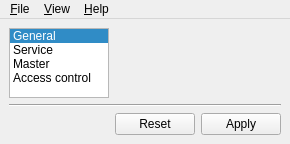
<?xml version="1.0" encoding="UTF-8"?>
<ui version="4.0">
 <class>MainWindow</class>
 <widget class="QMainWindow" name="MainWindow">
  <property name="windowTitle">
   <string>Veyon Configurator</string>
  </property>
  <property name="windowIcon">
   <iconset resource="../resources/configurator.qrc">
    <normaloff>:/configurator/hamonize-configurator.png</normaloff>:/configurator/hamonize-configurator.png</iconset>
  </property>
  <widget class="QWidget" name="centralwidget">
   <layout class="QGridLayout" name="centralLayout" columnstretch="0,1">
    <item row="0" column="1">
     <widget class="QStackedWidget" name="configPages">
      <property name="currentIndex">
       <number>0</number>
      </property>
      <widget class="GeneralConfigurationPage" name="generalConfigurationPage"/>
      <widget class="ServiceConfigurationPage" name="serviceConfigurationPage"/>
      <widget class="MasterConfigurationPage" name="masterConfigurationPage"/>
      <widget class="AccessControlPage" name="accessControlPage"/>
     </widget>
    </item>
    <item row="0" column="0">
     <widget class="QListWidget" name="pageSelector">
      <property name="verticalScrollBarPolicy">
       <enum>Qt::ScrollBarAsNeeded</enum>
      </property>
      <property name="horizontalScrollBarPolicy">
       <enum>Qt::ScrollBarAlwaysOff</enum>
      </property>
      <property name="sizeAdjustPolicy">
       <enum>QAbstractScrollArea::AdjustToContents</enum>
      </property>
      <property name="iconSize">
       <size>
        <width>48</width>
        <height>48</height>
       </size>
      </property>
      <property name="textElideMode">
       <enum>Qt::ElideNone</enum>
      </property>
      <property name="spacing">
       <number>4</number>
      </property>
      <property name="viewMode">
       <enum>QListView::ListMode</enum>
      </property>
      <property name="uniformItemSizes">
       <bool>true</bool>
      </property>
      <property name="currentRow">
       <number>0</number>
      </property>
      <item>
       <property name="text">
        <string>General</string>
       </property>
       <property name="icon">
        <iconset resource="../resources/configurator.qrc">
         <normaloff>:/configurator/configure-shortcuts.png</normaloff>:/configurator/configure-shortcuts.png</iconset>
       </property>
       <property name="flags">
        <set>ItemIsSelectable|ItemIsUserCheckable|ItemIsEnabled</set>
       </property>
      </item>
      <item>
       <property name="text">
        <string>Service</string>
       </property>
       <property name="icon">
        <iconset resource="../resources/configurator.qrc">
         <normaloff>:/configurator/application-x-sharedlib.png</normaloff>:/configurator/application-x-sharedlib.png</iconset>
       </property>
       <property name="flags">
        <set>ItemIsSelectable|ItemIsUserCheckable|ItemIsEnabled</set>
       </property>
      </item>
      <item>
       <property name="text">
        <string>Master</string>
       </property>
       <property name="icon">
        <iconset resource="../resources/configurator.qrc">
         <normaloff>:/configurator/application-x-ms-dos-executable.png</normaloff>:/configurator/application-x-ms-dos-executable.png</iconset>
       </property>
       <property name="flags">
        <set>ItemIsSelectable|ItemIsUserCheckable|ItemIsEnabled</set>
       </property>
      </item>
      <item>
       <property name="text">
        <string>Access control</string>
       </property>
       <property name="icon">
        <iconset resource="../resources/configurator.qrc">
         <normaloff>:/configurator/network-vpn.png</normaloff>:/configurator/network-vpn.png</iconset>
       </property>
       <property name="flags">
        <set>ItemIsSelectable|ItemIsUserCheckable|ItemIsEnabled</set>
       </property>
      </item>
     </widget>
    </item>
    <item row="2" column="1">
     <widget class="QDialogButtonBox" name="buttonBox">
      <property name="standardButtons">
       <set>QDialogButtonBox::Apply|QDialogButtonBox::Reset</set>
      </property>
      <property name="centerButtons">
       <bool>true</bool>
      </property>
     </widget>
    </item>
    <item row="1" column="0" colspan="2">
     <widget class="Line" name="line">
      <property name="orientation">
       <enum>Qt::Horizontal</enum>
      </property>
     </widget>
    </item>
   </layout>
  </widget>
  <widget class="QMenuBar" name="menubar">
   <widget class="QMenu" name="menu_File">
    <property name="title">
     <string>&amp;File</string>
    </property>
    <addaction name="actionLoadSettings"/>
    <addaction name="actionSaveSettings"/>
    <addaction name="separator"/>
    <addaction name="actionResetConfiguration"/>
    <addaction name="separator"/>
    <addaction name="actionQuit"/>
   </widget>
   <widget class="QMenu" name="menu_Help">
    <property name="title">
     <string>&amp;Help</string>
    </property>
    <addaction name="actionAboutVeyon"/>
    <addaction name="actionAboutQt"/>
   </widget>
   <widget class="QMenu" name="menu_View">
    <property name="title">
     <string>&amp;View</string>
    </property>
    <addaction name="viewModeStandard"/>
    <addaction name="viewModeAdvanced"/>
   </widget>
   <addaction name="menu_File"/>
   <addaction name="menu_View"/>
   <addaction name="menu_Help"/>
  </widget>
  <action name="actionQuit">
   <property name="text">
    <string>&amp;Quit</string>
   </property>
   <property name="shortcut">
    <string>Ctrl+Q</string>
   </property>
  </action>
  <action name="actionSaveSettings">
   <property name="icon">
    <iconset resource="../../core/resources/core.qrc">
     <normaloff>:/core/document-save.png</normaloff>:/core/document-save.png</iconset>
   </property>
   <property name="text">
    <string>&amp;Save settings to file</string>
   </property>
   <property name="toolTip">
    <string>Save settings to file</string>
   </property>
   <property name="shortcut">
    <string>Ctrl+S</string>
   </property>
  </action>
  <action name="actionLoadSettings">
   <property name="icon">
    <iconset resource="../../core/resources/core.qrc">
     <normaloff>:/core/document-open.png</normaloff>:/core/document-open.png</iconset>
   </property>
   <property name="text">
    <string>L&amp;oad settings from file</string>
   </property>
   <property name="shortcut">
    <string>Ctrl+O</string>
   </property>
  </action>
  <action name="actionAboutVeyon">
   <property name="icon">
    <iconset resource="../../core/resources/core.qrc">
     <normaloff>:/core/help-about.png</normaloff>:/core/help-about.png</iconset>
   </property>
   <property name="text">
    <string>About Veyon</string>
   </property>
  </action>
  <action name="actionAboutQt">
   <property name="text">
    <string>About Qt</string>
   </property>
  </action>
  <action name="actionResetConfiguration">
   <property name="icon">
    <iconset resource="../../core/resources/core.qrc">
     <normaloff>:/core/edit-delete.png</normaloff>:/core/edit-delete.png</iconset>
   </property>
   <property name="text">
    <string>Reset configuration</string>
   </property>
  </action>
  <action name="viewModeStandard">
   <property name="checkable">
    <bool>true</bool>
   </property>
   <property name="text">
    <string>&amp;Standard</string>
   </property>
  </action>
  <action name="viewModeAdvanced">
   <property name="checkable">
    <bool>true</bool>
   </property>
   <property name="text">
    <string>&amp;Advanced</string>
   </property>
  </action>
 </widget>
 <customwidgets>
  <customwidget>
   <class>AccessControlPage</class>
   <extends>QWidget</extends>
   <header>AccessControlPage.h</header>
   <container>1</container>
  </customwidget>
  <customwidget>
   <class>GeneralConfigurationPage</class>
   <extends>QWidget</extends>
   <header>GeneralConfigurationPage.h</header>
   <container>1</container>
  </customwidget>
  <customwidget>
   <class>MasterConfigurationPage</class>
   <extends>QWidget</extends>
   <header>MasterConfigurationPage.h</header>
   <container>1</container>
  </customwidget>
  <customwidget>
   <class>ServiceConfigurationPage</class>
   <extends>QWidget</extends>
   <header>ServiceConfigurationPage.h</header>
   <container>1</container>
  </customwidget>
 </customwidgets>
 <resources>
  <include location="../../core/resources/core.qrc"/>
  <include location="../resources/configurator.qrc"/>
 </resources>
 <connections>
  <connection>
   <sender>pageSelector</sender>
   <signal>currentRowChanged(int)</signal>
   <receiver>configPages</receiver>
   <slot>setCurrentIndex(int)</slot>
   <hints>
    <hint type="sourcelabel">
     <x>108</x>
     <y>301</y>
    </hint>
    <hint type="destinationlabel">
     <x>502</x>
     <y>301</y>
    </hint>
   </hints>
  </connection>
  <connection>
   <sender>actionAboutVeyon</sender>
   <signal>triggered()</signal>
   <receiver>MainWindow</receiver>
   <slot>aboutVeyon()</slot>
   <hints>
    <hint type="sourcelabel">
     <x>-1</x>
     <y>-1</y>
    </hint>
    <hint type="destinationlabel">
     <x>357</x>
     <y>282</y>
    </hint>
   </hints>
  </connection>
  <connection>
   <sender>actionQuit</sender>
   <signal>triggered()</signal>
   <receiver>MainWindow</receiver>
   <slot>close()</slot>
   <hints>
    <hint type="sourcelabel">
     <x>-1</x>
     <y>-1</y>
    </hint>
    <hint type="destinationlabel">
     <x>357</x>
     <y>282</y>
    </hint>
   </hints>
  </connection>
  <connection>
   <sender>actionResetConfiguration</sender>
   <signal>triggered()</signal>
   <receiver>MainWindow</receiver>
   <slot>resetConfiguration()</slot>
   <hints>
    <hint type="sourcelabel">
     <x>-1</x>
     <y>-1</y>
    </hint>
    <hint type="destinationlabel">
     <x>680</x>
     <y>426</y>
    </hint>
   </hints>
  </connection>
 </connections>
 <slots>
  <slot>aboutVeyon()</slot>
  <slot>resetConfiguration()</slot>
 </slots>
</ui>
